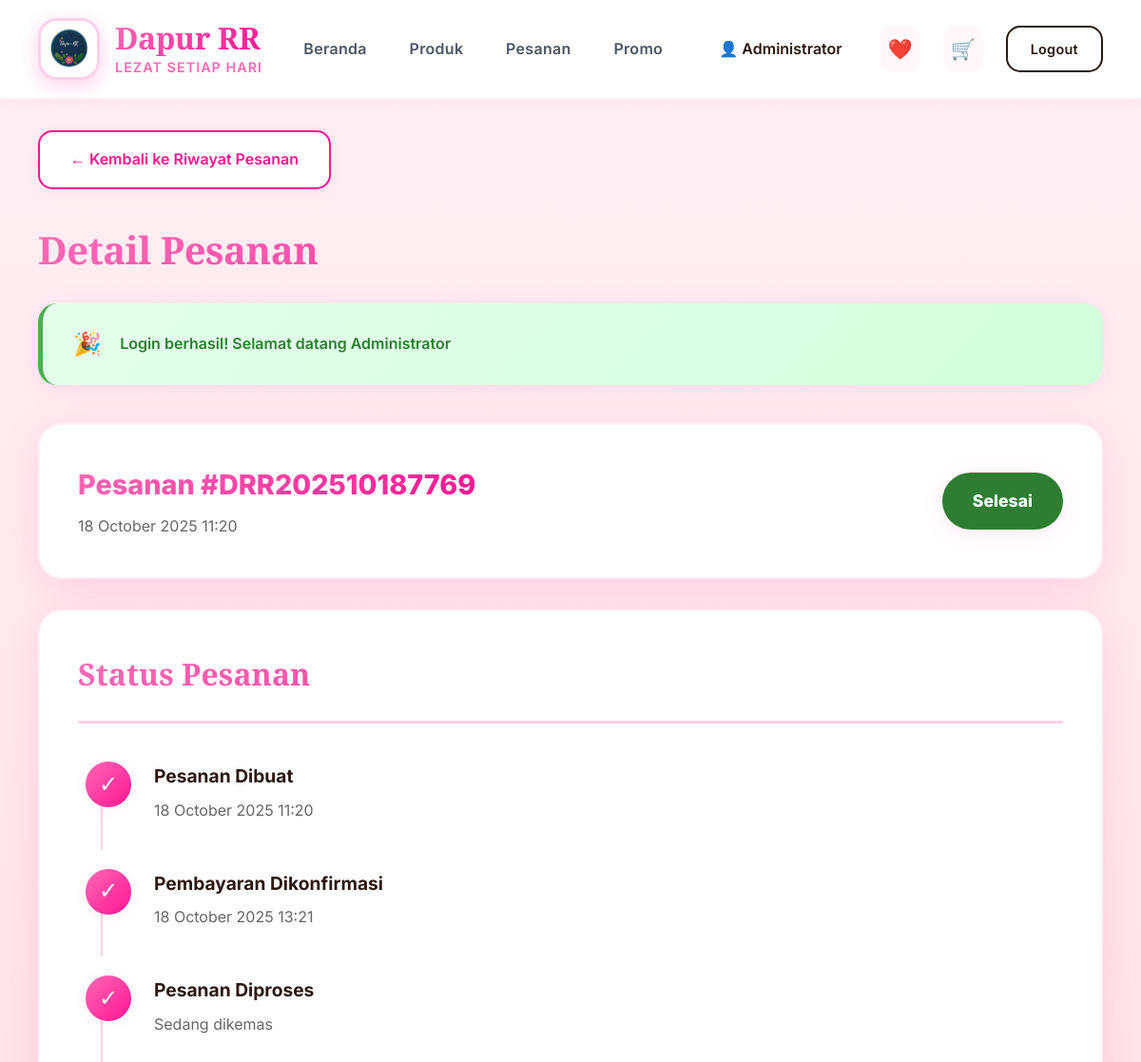
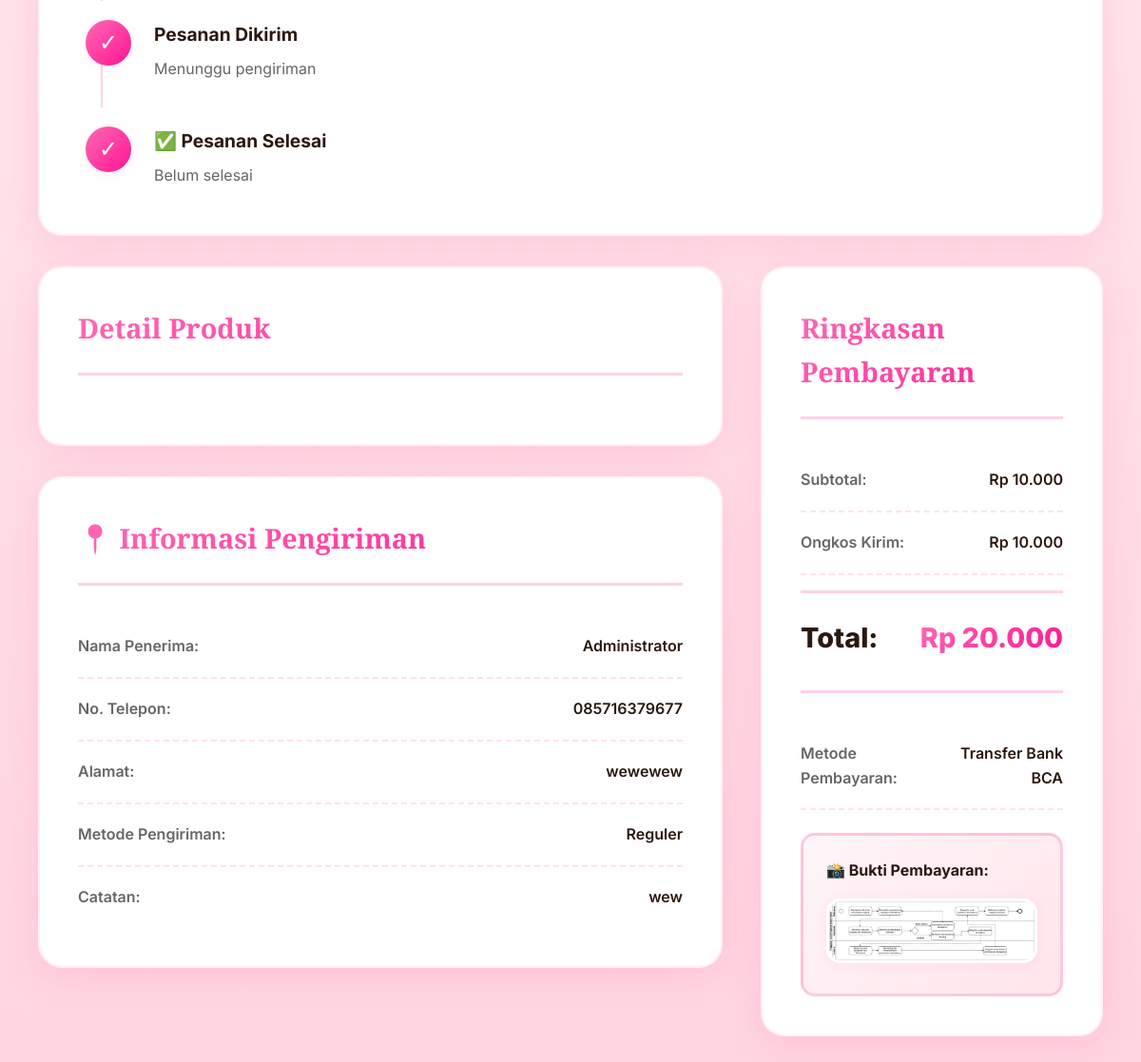
/detail-pesanan.php?id=7 (signed in), run on the app's committed database (2 pictures, top to bottom).
### tables this page shows
CREATE TABLE `pengaturan` (
  `id` int(11) NOT NULL,
  `nama_toko` varchar(100) DEFAULT 'Dapur RR',
  `tagline` varchar(255) DEFAULT NULL,
  `deskripsi` text DEFAULT NULL,
  `alamat` text DEFAULT NULL,
  `no_telepon` varchar(20) DEFAULT NULL,
  `email` varchar(100) DEFAULT NULL,
  `whatsapp` varchar(20) DEFAULT NULL,
  `logo` varchar(255) DEFAULT NULL,
  `favicon` varchar(255) DEFAULT NULL,
  `maps_embed` text DEFAULT NULL,
  `instagram` varchar(100) DEFAULT NULL,
  `facebook` varchar(100) DEFAULT NULL,
  `twitter` varchar(100) DEFAULT NULL,
  `jam_buka` varchar(100) DEFAULT NULL
);

CREATE TABLE `pesanan` (
  `id` int(11) NOT NULL,
  `user_id` int(11) NOT NULL,
  `no_pesanan` varchar(50) NOT NULL,
  `total_harga` decimal(10,2) NOT NULL,
  `ongkir` decimal(10,2) DEFAULT 0.00,
  `total_bayar` decimal(10,2) NOT NULL,
  `metode_pembayaran_id` int(11) DEFAULT NULL,
  `metode_pengiriman_id` int(11) DEFAULT NULL,
  `alamat_pengiriman` text NOT NULL,
  `no_telepon` varchar(20) NOT NULL,
  `catatan` text DEFAULT NULL,
  `status` enum('pending','dikonfirmasi','dibayar','diproses','dikirim','selesai','dibatalkan') DEFAULT 'pending',
  `status_pengembalian` enum('pending','disetujui','ditolak','selesai') DEFAULT NULL,
  `bukti_pembayaran` varchar(255) DEFAULT NULL,
  `resi_pengiriman` varchar(100) DEFAULT NULL,
  `tanggal_pembayaran` datetime DEFAULT NULL,
  `tanggal_kirim` datetime DEFAULT NULL,
  `tanggal_selesai` datetime DEFAULT NULL,
  `is_rated` tinyint(1) DEFAULT 0,
  `created_at` timestamp NOT NULL DEFAULT current_timestamp()
);

CREATE TABLE `metode_pengiriman` (
  `id` int(11) NOT NULL,
  `nama_metode` varchar(100) NOT NULL,
  `biaya` decimal(10,2) NOT NULL,
  `estimasi` varchar(50) DEFAULT NULL,
  `deskripsi` text DEFAULT NULL,
  `is_active` tinyint(1) DEFAULT 1,
  `created_at` timestamp NOT NULL DEFAULT current_timestamp()
);

CREATE TABLE `metode_pembayaran` (
  `id` int(11) NOT NULL,
  `nama_metode` varchar(100) NOT NULL,
  `no_rekening` varchar(100) DEFAULT NULL,
  `atas_nama` varchar(100) DEFAULT NULL,
  `deskripsi` text DEFAULT NULL,
  `is_active` tinyint(1) DEFAULT 1,
  `created_at` timestamp NOT NULL DEFAULT current_timestamp()
);

### config/database.php (called while the page is built, shortened)
<?php
function getFlashMessage() {
    if (isset($_SESSION['flash_message'])) {
        $message = [
            'type' => $_SESSION['flash_type'],
            'message' => $_SESSION['flash_message']
        ];
        return $message;
    }
    return null;
}
function formatRupiah($angka) {
    return "Rp " . number_format($angka, 0, ',', '.');
}
?>

### detail-pesanan.php (the view, shortened to what this page needs)
<?php
require_once 'config/database.php';
$conn = getConnection();
$userId = $_SESSION['user_id'];
$pesananId = $_GET['id'] ?? 0;
$query = "SELECT p.*, mp.nama_metode as nama_pembayaran, mp.no_rekening, mp.atas_nama,
          mg.nama_metode as nama_pengiriman, mg.biaya as ongkir_metode
          FROM pesanan p
          LEFT JOIN metode_pembayaran mp ON p.metode_pembayaran_id = mp.id
          LEFT JOIN metode_pengiriman mg ON p.metode_pengiriman_id = mg.id
          WHERE p.id = ? AND p.user_id = ?";
$stmt = $conn->prepare($query);
$stmt->bind_param("ii", $pesananId, $userId);
$stmt->execute();
$result = $stmt->get_result();
$pesanan = $result->fetch_assoc();
$pengaturan = $conn->query("SELECT * FROM pengaturan LIMIT 1")->fetch_assoc();
$flash = getFlashMessage();
$cartCount = getCartCount();
$wishlistCount = getWishlistCount();
$statusColors = [
    'pending' => '#FFB347',
    'dibayar' => '#FF85A1',
    'diproses' => '#FF69B4',
    'dikirim' => '#FF1493',
    'selesai' => '#2E7D32',
    'dibatalkan' => '#D32F2F'
];
$statusText = [
    'pending' => 'Menunggu Pembayaran',
    'dibayar' => 'Sudah Dibayar',
    'diproses' => 'Sedang Diproses',
    'dikirim' => 'Sedang Dikirim',
    'selesai' => 'Selesai',
    'dibatalkan' => 'Dibatalkan'
];
?>
<!DOCTYPE html>
<html lang="id">
<head>
</head>
<body>
    <header>
    <div class="header-top">
        <div class="logo">
            <?php
            $logo_paths = [
                'uploads/logo/logo-dapurr.png',
                'uploads/logo/logo.png',
                'images/logo.png',
                'assets/logo.png',
                'logo.png'
            ];
            foreach($logo_paths as $path) {
                if(file_exists($path)) {
                    echo '<img src="' . $path . '" alt="Logo" class="logo-image">';
                    break;
                }
            }
            ?>
            <div class="logo-text">
                <h1><?php echo htmlspecialchars($pengaturan['nama_toko']); ?></h1>
                <p><?php echo htmlspecialchars($pengaturan['tagline']); ?></p>
            </div>
        </div>
        <nav>
            <ul>
                <li><a href="home.php">Beranda</a></li>
                <li><a href="produk.php">Produk</a></li>
                <li><a href="riwayat-pesanan.php">Pesanan</a></li>
                <li><a href="promo.php">Promo</a></li>
            </ul>
        </nav>
        <div class="user-menu">
            <a href="akun.php" class="user-name">
                👤 <?php echo htmlspecialchars($_SESSION['nama']); ?>
            </a>
            <?php if (isset($wishlistCount)): ?>
            <a href="wishlist.php" class="wishlist-icon">
                ❤️
            </a>
            <?php endif; ?>
            <?php if (isset($cartCount)): ?>
            <a href="keranjang.php" class="cart-icon">
                🛒
            </a>
            <?php endif; ?>
            <a href="logout.php" class="btn btn-logout">Logout</a>
        </div>
    </div>
</header>
    <div class="container">
        <a href="riwayat-pesanan.php" class="back-link">← Kembali ke Riwayat Pesanan</a>
        <h1 class="page-title">Detail Pesanan</h1>
        <?php if ($flash): ?>
        <div class="alert alert-<?php echo $flash['type']; ?>">
            <span style="font-size: 1.5rem;"><?php echo $flash['type'] === 'success' ? '🎉' : '⚠️'; ?></span>
            <?php echo htmlspecialchars($flash['message']); ?>
        </div>
        <?php endif; ?>
        <div class="order-status-header">
            <div class="status-row">
                <div>
                    <div class="order-number">Pesanan #<?php echo htmlspecialchars($pesanan['no_pesanan']); ?></div>
                    <div class="order-date"><?php echo date('d F Y H:i', strtotime($pesanan['created_at'])); ?></div>
                </div>
                <div class="status-badge" style="background: <?php echo $statusColors[$pesanan['status']]; ?>">
                    <?php echo $statusText[$pesanan['status']]; ?>
                </div>
            </div>
        </div>
        <div class="timeline">
            <h2 class="timeline-title">Status Pesanan</h2>
            <div class="timeline-item">
                <div class="timeline-icon active">✓</div>
                <div class="timeline-content">
                    <h4>Pesanan Dibuat</h4>
                    <p><?php echo date('d F Y H:i', strtotime($pesanan['created_at'])); ?></p>
                </div>
            </div>
            <div class="timeline-item">
                <div class="timeline-icon <?php echo in_array($pesanan['status'], ['dibayar', 'diproses', 'dikirim', 'selesai']) ? 'active' : 'inactive'; ?>">
                    <?php echo in_array($pesanan['status'], ['dibayar', 'diproses', 'dikirim', 'selesai']) ? '✓' : '○'; ?>
                </div>
                <div class="timeline-content">
                    <h4>Pembayaran Dikonfirmasi</h4>
                    <p><?php echo $pesanan['tanggal_pembayaran'] ? date('d F Y H:i', strtotime($pesanan['tanggal_pembayaran'])) : 'Menunggu konfirmasi'; ?></p>
                </div>
            </div>
            <div class="timeline-item">
                <div class="timeline-icon <?php echo in_array($pesanan['status'], ['diproses', 'dikirim', 'selesai']) ? 'active' : 'inactive'; ?>">
                    <?php echo in_array($pesanan['status'], ['diproses', 'dikirim', 'selesai']) ? '✓' : '○'; ?>
                </div>
                <div class="timeline-content">
                    <h4>Pesanan Diproses</h4>
                    <p><?php echo $pesanan['status'] == 'diproses' || $pesanan['status'] == 'dikirim' || $pesanan['status'] == 'selesai' ? 'Sedang dikemas' : 'Menunggu proses'; ?></p>
                </div>
            </div>
            <div class="timeline-item">
                <div class="timeline-icon <?php echo in_array($pesanan['status'], ['dikirim', 'selesai']) ? 'active' : 'inactive'; ?>">
                    <?php echo in_array($pesanan['status'], ['dikirim', 'selesai']) ? '✓' : '○'; ?>
                </div>
                <div class="timeline-content">
                    <h4>Pesanan Dikirim</h4>
                    <p><?php echo $pesanan['tanggal_kirim'] ? date('d F Y H:i', strtotime($pesanan['tanggal_kirim'])) : 'Menunggu pengiriman'; ?></p>
                </div>
            </div>
            <div class="timeline-item">
                <div class="timeline-icon <?php echo $pesanan['status'] == 'selesai' ? 'active' : 'inactive'; ?>">
                    <?php echo $pesanan['status'] == 'selesai' ? '✓' : '○'; ?>
                </div>
                <div class="timeline-content">
                    <h4>✅ Pesanan Selesai</h4>
                    <p><?php echo $pesanan['tanggal_selesai'] ? date('d F Y H:i', strtotime($pesanan['tanggal_selesai'])) : 'Belum selesai'; ?></p>
                </div>
            </div>
        </div>
        <div class="order-details">
            <div>
                <div class="detail-card">
                    <h2 class="card-title">Detail Produk</h2>
                </div>
                <div class="detail-card" style="margin-top: 2rem;">
                    <h2 class="card-title">📍 Informasi Pengiriman</h2>
                    <div class="info-row">
                        <span class="info-label">Nama Penerima:</span>
                        <span class="info-value"><?php echo htmlspecialchars($_SESSION['nama']); ?></span>
                    </div>
                    <div class="info-row">
                        <span class="info-label">No. Telepon:</span>
                        <span class="info-value"><?php echo htmlspecialchars($pesanan['no_telepon']); ?></span>
                    </div>
                    <div class="info-row">
                        <span class="info-label">Alamat:</span>
                        <span class="info-value" style="text-align: right; max-width: 300px;"><?php echo nl2br(htmlspecialchars($pesanan['alamat_pengiriman'])); ?></span>
                    </div>
                    <div class="info-row">
                        <span class="info-label">Metode Pengiriman:</span>
                        <span class="info-value"><?php echo htmlspecialchars($pesanan['nama_pengiriman']); ?></span>
                    </div>
                    <?php if ($pesanan['catatan']): ?>
                    <div class="info-row">
                        <span class="info-label">Catatan:</span>
                        <span class="info-value"><?php echo htmlspecialchars($pesanan['catatan']); ?></span>
                    </div>
                    <?php endif; ?>
                </div>
            </div>
            <div>
                <div class="detail-card">
                    <h2 class="card-title">Ringkasan Pembayaran</h2>
                    <div class="info-row">
                        <span class="info-label">Subtotal:</span>
                        <span class="info-value"><?php echo formatRupiah($pesanan['total_harga']); ?></span>
                    </div>
                    <div class="info-row">
                        <span class="info-label">Ongkos Kirim:</span>
                        <span class="info-value"><?php echo formatRupiah($pesanan['ongkir']); ?></span>
                    </div>
                    <div class="total-row">
                        <span>Total:</span>
                        <span><?php echo formatRupiah($pesanan['total_bayar']); ?></span>
                    </div>
                    <div style="margin-top: 2rem; padding-top: 2rem; border-top: 3px solid rgba(255, 105, 180, 0.3);">
                        <div class="info-row">
                            <span class="info-label">Metode Pembayaran:</span>
                            <span class="info-value"><?php echo htmlspecialchars($pesanan['nama_pembayaran']); ?></span>
                        </div>
                        <?php if ($pesanan['bukti_pembayaran']): ?>
                        <div class="bukti-pembayaran">
                            <strong>📸 Bukti Pembayaran:</strong>
                            <img src="<?php echo BASE_URL . 'uploads/' . $pesanan['bukti_pembayaran']; ?>" alt="Bukti Pembayaran">
                        </div>
                        <?php elseif ($pesanan['status'] == 'pending' && $pesanan['no_rekening'] !== '-'): ?>
                        <a href="payment.php?pesanan_id=<?php echo $pesanan['id']; ?>" class="btn-payment">
                            Upload Bukti Pembayaran
                        </a>
                        <?php endif; ?>
                    </div>
                </div>
            </div>
        </div>
    </div>
</body>
</html>

### data on the page
pengaturan: nama_toko "Dapur RR", tagline "LEZAT SETIAP HARI"
pesanan: no_pesanan "DRR202510187769", created_at "18 October 2025 11:20", status "Selesai", tanggal_pembayaran "18 October 2025 13:21", no_telepon "085716379677", alamat_pengiriman "wewewew", metode_pengiriman.nama_metode "Reguler", catatan "wew", total_harga "Rp 10.000", ongkir "Rp 10.000", total_bayar "Rp 20.000", metode_pembayaran.nama_metode "Transfer Bank BCA", bukti_pembayaran (picture)

### other printed values
$_SESSION['nama'] "Administrator"
$flash['message'] "Login berhasil! Selamat datang Administrator"
